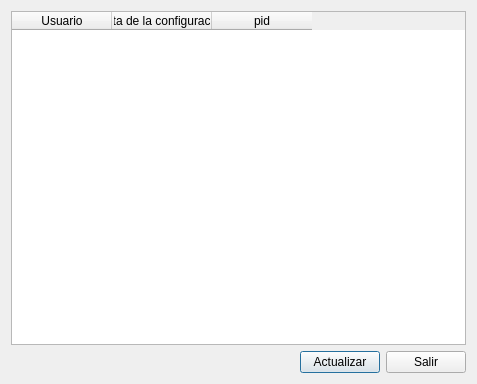
<ui version="4.0" >
 <class>InstanceSelectorWindow</class>
 <widget class="QDialog" name="InstanceSelectorWindow" >
  <property name="geometry" >
   <rect>
    <x>0</x>
    <y>0</y>
    <width>477</width>
    <height>384</height>
   </rect>
  </property>
  <property name="windowTitle" >
   <string>Dialog</string>
  </property>
  <layout class="QVBoxLayout" >
   <item>
    <widget class="QTableWidget" name="tableWidget" >
     <property name="editTriggers" >
      <set>QAbstractItemView::NoEditTriggers</set>
     </property>
     <property name="selectionBehavior" >
      <enum>QAbstractItemView::SelectRows</enum>
     </property>
     <column>
      <property name="text" >
       <string>Usuario</string>
      </property>
     </column>
     <column>
      <property name="text" >
       <string>Ruta de la configuración</string>
      </property>
     </column>
     <column>
      <property name="text" >
       <string>pid</string>
      </property>
     </column>
    </widget>
   </item>
   <item>
    <layout class="QHBoxLayout" >
     <item>
      <spacer>
       <property name="orientation" >
        <enum>Qt::Horizontal</enum>
       </property>
       <property name="sizeHint" >
        <size>
         <width>431</width>
         <height>20</height>
        </size>
       </property>
      </spacer>
     </item>
     <item>
      <widget class="QPushButton" name="pushButton_2" >
       <property name="text" >
        <string>Actualizar</string>
       </property>
      </widget>
     </item>
     <item>
      <widget class="QPushButton" name="pushButton" >
       <property name="text" >
        <string>Salir</string>
       </property>
      </widget>
     </item>
    </layout>
   </item>
  </layout>
 </widget>
 <resources/>
 <connections/>
</ui>
